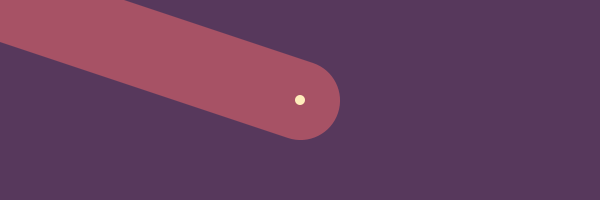
Frame 1 (no input)
Frame 60 (the mouse pressed at the canvas centre just before this capture): identical to frame 1, image omitted
Frame 120 (the mouse held since frame 60 and released just before this capture): blank canvas, image omitted

The Processing sketch that drew this single still picture (run headless with seeded random() and noise(); from frame 60 on, the mouse is pressed at the canvas centre):

// Processing sketch: processing_151706
// ── processing_151706.pde


void setup ()
{
  size (600, 200);
  smooth();
}

void draw ()
{
  background (#57385c); 
  
  float distance = dist (mouseX, mouseY, width/2, height/2);
  
  stroke (#A75265);
  strokeWeight (distance / 4);
  line (mouseX, mouseY, width/2, height/2);
  
  noStroke();
  fill (#ffedbc);
  ellipse (width/2, height/2, 10, 10);
}
